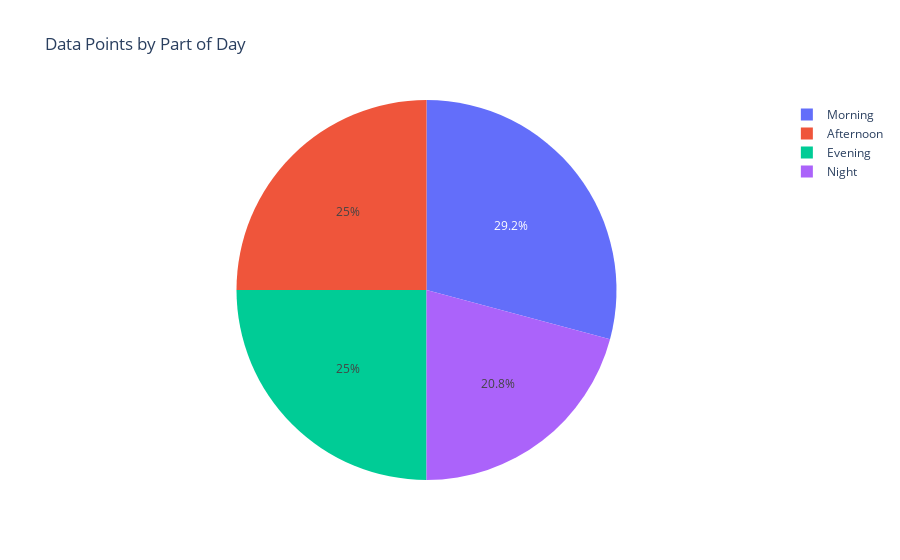

Notebook code cell kept with this figure:
### Code cell
# Visualize event occurrence by part of day
fig = px.pie(df, names='part_of_day', title='Data Points by Part of Day')
fig.show()

### Figure 1 — Plotly figure (JSON) as saved in the notebook; plotly's stock layout.template omitted (floating-point values rounded to 4 significant figures)
{"data": [{"domain": {"x": [0, 1], "y": [0, 1]}, "hovertemplate": "part_of_day=%{label}<extra></extra>", "labels": ["Morning", "Afternoon", "Evening", "Night", "Morning", "Afternoon", "Evening", "Morning", "Afternoon", "Evening", "Night", "Morning", "Morning", "Afternoon", "Evening", "Night", "Morning", "Afternoon", "Evening", "Morning", "Afternoon", "Evening", "Night", "Afternoon", "Evening", "Night", "Morning", "Afternoon", "Evening", "Night", "Morning", "Afternoon", "Evening", "Night", "Morning", "Afternoon", "Evening", "Night", "Morning", "Afternoon", "Evening", "Night", "Morning", "Afternoon", "Evening", "Night", "Morning", "Morning"], "legendgroup": "", "name": "", "showlegend": true, "type": "pie"}], "layout": {"legend": {"tracegroupgap": 0}, "title": {"text": "Data Points by Part of Day"}}}
